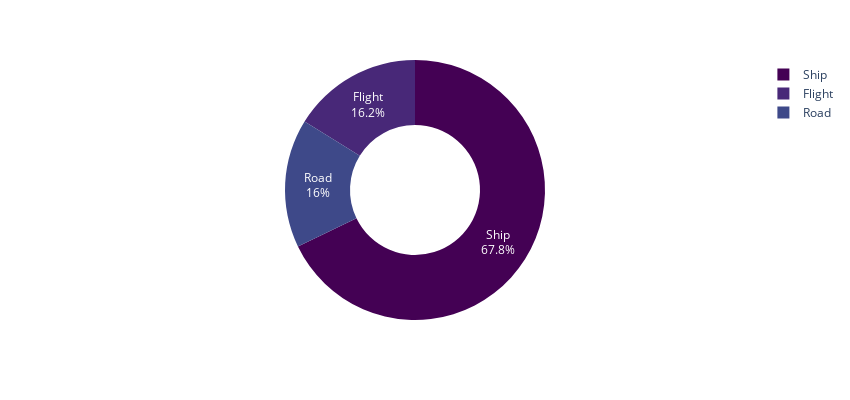

Notebook code cell kept with this figure:
### Markdown cell above
Warehouse F shows highest number of late deliveries compared to remaining blocks. where remaining blocks has fewer late deliveries, indicating warehouse F has possible operational or load-handling issues.

### Code cell
shipment = object_columns['Mode_of_Shipment'].value_counts().reset_index()
shipment.columns = ['shipments', 'value_counts']
fig = px.pie(shipment, names = 'shipments',values = 'value_counts',color_discrete_sequence = px.colors.sequential.Viridis,width = 850, height = 400,hole = 0.5)

shipment
fig.update_traces(textinfo = 'percent+label')
fig

### Figure 1 — Plotly figure (JSON) as saved in the notebook; plotly's stock layout.template omitted (floating-point values rounded to 4 significant figures)
{"data": [{"domain": {"x": [0, 1], "y": [0, 1]}, "hole": 0.5, "hovertemplate": "shipments=%{label}<br>value_counts=%{value}<extra></extra>", "labels": ["Ship", "Flight", "Road"], "legendgroup": "", "name": "", "showlegend": true, "textinfo": "percent+label", "type": "pie", "values": [7462, 1777, 1760]}], "layout": {"height": 400, "legend": {"tracegroupgap": 0}, "margin": {"t": 60}, "piecolorway": ["#440154", "#482878", "#3e4989", "#31688e", "#26828e", "#1f9e89", "#35b779", "#6ece58", "#b5de2b", "#fde725"], "width": 850}}
